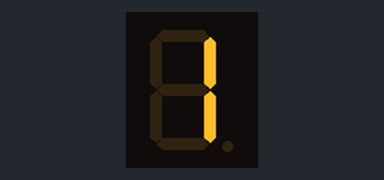
The sketch below on a simulated Arduino Uno, built with avr-gcc and run on an emulated ATmega328P. Parts: 1-digit seven-segment display. Wiring (inferred from the names in the program): 1-digit 7-segment display, segments lit when LOW: segments pin 3, pin 4, pin 5, pin 6, pin 7, pin 8, pin 9. The segment pins are drawn as the display they are named for.

Above: at 0.1 s.
At 1.1 s:
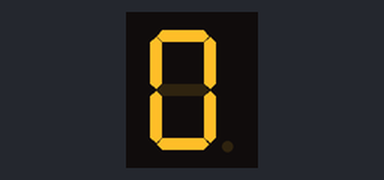

The sketch:

SevenSeg_v1.ino
```cpp
int a=3,b=4,c=5,d=6,e=7,f=8,g=9 ; //segment[]={3,4,5,6,7,8,9};
void setup() {
    pinMode(a, OUTPUT);pinMode(b, OUTPUT);pinMode(c, OUTPUT);
    pinMode(d, OUTPUT);pinMode(e, OUTPUT);pinMode(f, OUTPUT);
    pinMode(g, OUTPUT);
}

void loop() {
    digitalWrite(a, HIGH);digitalWrite(b, LOW);digitalWrite(c, LOW);
    digitalWrite(d, HIGH);digitalWrite(e, HIGH);digitalWrite(f, HIGH);
    digitalWrite(g, HIGH);
  delay(1000);
    digitalWrite(a, LOW);digitalWrite(b, LOW);digitalWrite(c, LOW);
    digitalWrite(d, LOW);digitalWrite(e, LOW);digitalWrite(f, LOW);
    digitalWrite(g, HIGH);
    delay(1000);
}
```

Measured:
- what the display in image 1 shows lasts 1.0 s, from 1.0 s to 2.0 s
